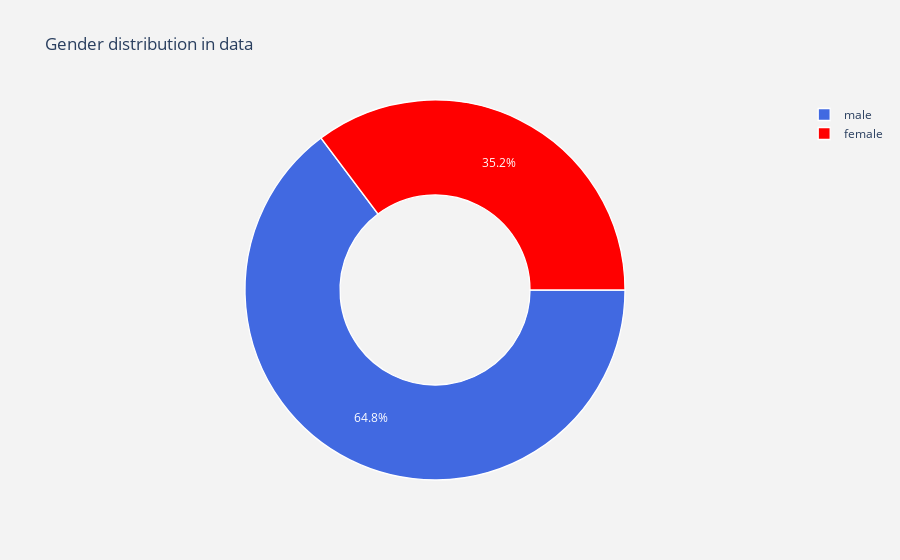

Notebook code for this chart:
### Markdown cell above
## Lets Visualize Male and Female onboard the ship

### Code cell
#labels
lab = titanic["Sex"].value_counts().keys().tolist()
#values
val = titanic["Sex"].value_counts().values.tolist()

trace = go.Pie(labels = lab ,
               values = val ,
               marker = dict(colors =  [ 'royalblue' ,'red'],
                             line = dict(color = "white",
                                         width =  1.3)
                            ),
               rotation = 90,
               hoverinfo = "label+value+text",
               hole = .5
              )
layout = go.Layout(dict(title = "Gender distribution in data",
                        plot_bgcolor  = "rgb(243,243,243)",
                        paper_bgcolor = "rgb(243,243,243)",
                       )
                  )

data = [trace]
fig = go.Figure(data = data,layout = layout)
py.iplot(fig)

### Figure 1 — Plotly figure (JSON) as saved in the notebook; plotly's stock layout.template omitted (floating-point values rounded to 4 significant figures)
{"data": [{"hole": 0.5, "hoverinfo": "label+value+text", "labels": ["male", "female"], "marker": {"colors": ["royalblue", "red"], "line": {"color": "white", "width": 1.3}}, "rotation": 90, "type": "pie", "values": [577, 314]}], "layout": {"paper_bgcolor": "rgb(243,243,243)", "plot_bgcolor": "rgb(243,243,243)", "title": {"text": "Gender distribution in data"}}}
